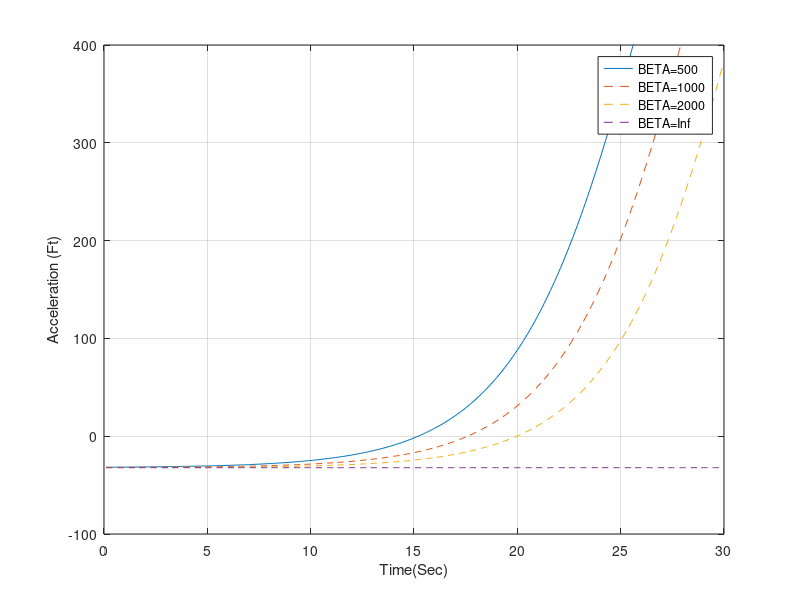

Write MATLAB code to recreate this figure.
G1 = 32.2;
X1 = 200000;
XD1 = -6000;
BETA1 = 500;
TS1 = 0.1;
TF1 = 30;
T1 = 0;
S1 = 0;
H1 = 0.001;
count1 = 0;
while T1<=TF1
    XOLD1 = X1;
    XDOLD1 = XD1;
    XDD1 = (0.0034*G1*XD1^2*exp(-X1/22000))/(2*BETA1)-G1;
    X1 = X1+H1*XD1;
    T1 = T1+H1;
    XDD1 = (0.0034*G1*XD1^2*exp(-X1/22000))/(2*BETA1)-G1;
    X1 = 0.5*(XOLD1+X1+H1*XD1);
    XD1 = 0.5*(XDOLD1+XD1+H1*XDD1);
    S1 = S1+H1;
    if S1>=TS1
        S1 = 0;
        count1 = count1+1;
        ArrayT1(count1) = T1;
        ArrayX1(count1) = X1;
        ArrayXD1(count1) = XD1;
        ArrayXDD1(count1) = XDD1;
    end
end

G2 = 32.2;
X2 = 200000;
XD2 = -6000;
BETA2 = 1000;
TS2 = 0.1;
TF2 = 30;
T2 = 0;
S2 = 0;
H2 = 0.001;
count2 = 0;
while T2<=TF2
    XOLD2 = X2;
    XDOLD2 = XD2;
    XDD2 = (0.0034*G2*XD2^2*exp(-X2/22000))/(2*BETA2)-G2;
    X2 = X2+H2*XD2;
    T2 = T2+H2;
    XDD2 = (0.0034*G2*XD2^2*exp(-X2/22000))/(2*BETA2)-G2;
    X2 = 0.5*(XOLD2+X2+H2*XD2);
    XD2 = 0.5*(XDOLD2+XD2+H2*XDD2);
    S2 = S2+H2;
    if S2>=TS2
        S2 = 0;
        count2 = count2+1;
        ArrayT2(count2) = T2;
        ArrayX2(count2) = X2;
        ArrayXD2(count2) = XD2;
        ArrayXDD2(count2) = XDD2;
    end
end

G3 = 32.2;
X3 = 200000;
XD3 = -6000;
BETA3 = 2000;
TS3 = 0.1;
TF3 = 30;
T3 = 0;
S3 = 0;
H3 = 0.001;
count3 = 0;
while T3<=TF3
    XOLD3 = X3;
    XDOLD3 = XD3;
    XDD3 = (0.0034*G3*XD3^2*exp(-X3/22000))/(2*BETA3)-G3;
    X3 = X3+H3*XD3;
    T3 = T3+H3;
    XDD3 = (0.0034*G3*XD3^2*exp(-X3/22000))/(2*BETA3)-G3;
    X3 = 0.5*(XOLD3+X3+H3*XD3);
    XD3 = 0.5*(XDOLD3+XD3+H3*XDD3);
    S3 = S3+H3;
    if S3>=TS3
        S3 = 0;
        count3 = count3+1;
        ArrayT3(count3) = T3;
        ArrayX3(count3) = X3;
        ArrayXD3(count3) = XD3;
        ArrayXDD3(count3) = XDD3;
    end
end

G4 = 32.2;
X4 = 200000;
XD4 = -6000;
BETA4 = 99999999999999999999999;
TS4 = 0.1;
TF4 = 30;
T4 = 0;
S4 = 0;
H4 = 0.001;
count4 = 0;
while T4<=TF4
    XOLD4 = X4;
    XDOLD4 = XD4;
    XDD4 = (0.0034*G4*XD4^2*exp(-X4/22000))/(2*BETA4)-G4;
    X4 = X4+H4*XD4;
    T4 = T4+H4;
    XDD4 = (0.0034*G4*XD4^2*exp(-X4/22000))/(2*BETA4)-G4;
    X4 = 0.5*(XOLD4+X4+H4*XD4);
    XD4 = 0.5*(XDOLD4+XD4+H4*XDD4);
    S4 = S4+H4;
    if S4>=TS4
        S4 = 0;
        count4 = count4+1;
        ArrayT4(count4) = T4;
        ArrayX4(count4) = X4;
        ArrayXD4(count4) = XD4;
        ArrayXDD4(count4) = XDD4;
    end
end

% plot(ArrayT1,ArrayX1)
% hold on
% plot(ArrayT2,ArrayX2,'--')
% plot(ArrayT3,ArrayX3,'--')
% plot(ArrayT4,ArrayX4,'--')
% hold off
% grid on;
% xlabel('Time(Sec)');
% ylabel('Altitude (Ft)');
% axis([0 30 0 200000]);
% legend('BETA=500','BETA=1000','BETA=2000','BETA=Inf')

% plot(ArrayT1,ArrayXD1)
% hold on
% plot(ArrayT2,ArrayXD2,'--')
% plot(ArrayT3,ArrayXD3,'--')
% plot(ArrayT4,ArrayXD4,'--')
% hold off
% grid on;
% xlabel('Time(Sec)');
% ylabel('Velocity (Ft)');
% axis([0 30 -7000 -3000]);
% legend('BETA=500','BETA=1000','BETA=2000','BETA=Inf')

plot(ArrayT1,ArrayXDD1)
hold on
plot(ArrayT2,ArrayXDD2,'--')
plot(ArrayT3,ArrayXDD3,'--')
plot(ArrayT4,ArrayXDD4,'--')
hold off
grid on;
xlabel('Time(Sec)');
ylabel('Acceleration (Ft)');
axis([0 30 -100 400]);
legend('BETA=500','BETA=1000','BETA=2000','BETA=Inf')